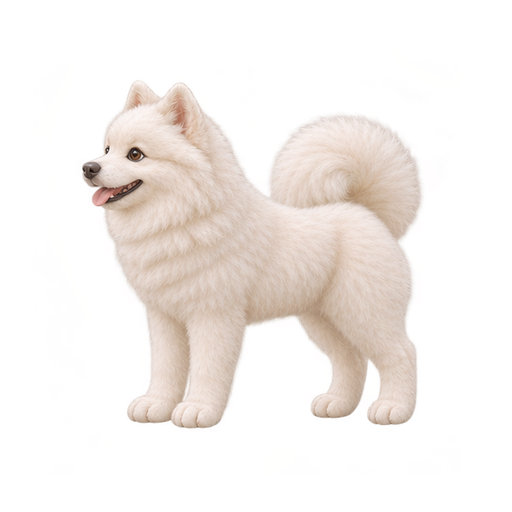
#> input picture art/live2d/review2/play/rig/Stand.png, 512 x 512 px, found by its file name
$ python volume_audit.py ../play/rig/Stand.png
#> lines starting #> are read from the running program, lines starting #| are printed output that depends on the picture; after the words box and inside, x2 and y2 are one past the last pixel; in counts of white or black regions, pixels touching at a corner belong together
### art/live2d/review2/gait/locomotion.py
"""Continuous side-view canine locomotion using the original stationary coat drawing."""

from pathlib import Path
from functools import lru_cache
import numpy as np
from PIL import Image
from scipy.interpolate import PchipInterpolator
import math, json, argparse, os
import moderngl

HERE = Path(__file__).resolve().parent
ROOT = Path(os.environ.get("CUTEDOG_GAIT_OUTPUT", HERE)).resolve()
ROOT.mkdir(parents=True, exist_ok=True)
SOURCE = next(
    v
    for v in (
        HERE.parents[1] / "poses/Stand.png",
        HERE.parents[1] / "live2d/poses/Stand.png",
    )
    if v.is_file()
)
SIZE = 512
FPS = 24


def smooth(lo, hi, x):
    t = np.clip((x - lo) / (hi - lo), 0, 1)
    return t * t * (3 - 2 * t)


def unit(t):
    return smooth(0, 1, t)


def B(t):
    return math.sin(math.pi * t) ** 2


def path(y, points):
    return np.interp(y, *np.asarray(points).T)


def curve(y, points):
    a = np.asarray(points)
    return PchipInterpolator(a[:, 0], a[:, 1])(np.clip(y, a[0, 0], a[-1, 0]))


def rgba_layer(a, mask):
    out = a.copy()
    out[:, :, 3] = np.rint(np.clip(mask, 0, 1) * a[:, :, 3]).astype("u1")
    return out


def layers():
    a = np.array(Image.open(SOURCE).convert("RGBA"))
#> a is the input picture: shape (512, 512, 4); mean R, G, B, A 124.1, 115.1, 108, 74.3
    y, x = np.mgrid[:512, :512]
    # Trace only occlusion boundaries inside the reference. All coat/face markings and visible paws come from the same drawing.
    fedge = curve(
        y,
        [
            (0, -10),
            (275, 99),
            (287, 123),
            (297, 140),
            (305, 151),
            (313, 169),
            (322, 180),
            (339, 185),
            (358, 189),
            (377, 190),
            (394, 187),
            (399, 184),
            (404, 177),
            (410, 173),
            (418, 170),
            (428, 172),
        ],
    )
    redge = curve(
        y,
        [
            (0, 260),
            (304, 286),
            (311, 305),
            (319, 329),
            (332, 344),
            (345, 355),
            (357, 366),
            (370, 377),
            (385, 380),
            (396, 378),
            (404, 372),
            (411, 368),
            (418, 367),
            (426, 371),
        ],
    )
    belly = curve(
        x,
        [
            (0, 325),
            (246, 325),
            (264, 320),
            (278, 317),
            (291, 315),
            (306, 314),
            (318, 316),
            (332, 321),
            (348, 335),
            (365, 353),
            (512, 370),
        ],
    )
    keep_fore = smooth(-1.65, 1.65, x - fedge)
    keep_hind = np.maximum.reduce(
        [
            smooth(-1.7, 1.7, x - redge),
            1 - smooth(-1.6, 1.6, y - belly),
            1 - smooth(261, 274, x),
        ]
    )
    coat = rgba_layer(a, keep_fore * keep_hind)
#> in rgba_layer, `out[:, :, 3] = np.rint(np.clip(mask, 0, 1) * a[:, :, 3]).astype("u1")`:
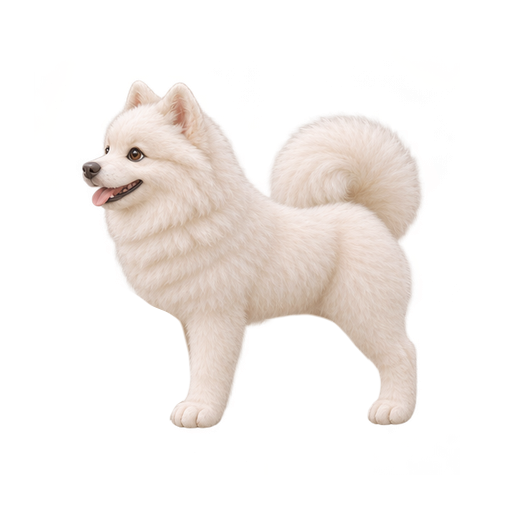
#> out: shape (512, 512, 4); 10.16% of pixels changed, all inside (x1, y1, x2, y2) = (34, 220, 382, 475); transparent parts drawn white
    # Far leg silhouettes extend several pixels beneath the opaque shoulder/haunch. Small feather distances retain guard hairs.
    fl = curve(
        y,
        [
            (0, 149),
            (242, 142),
            (261, 128),
            (282, 126),
            (299, 134),
            (319, 141),
            (337, 144),
            (377, 146),
            (392, 143),
            (400, 129),
            (409, 122),
            (429, 123),
        ],
    )
    fr = curve(
        y,
        [
            (0, 181),
            (243, 192),
            (269, 197),
            (295, 195),
            (320, 191),
            (352, 192),
            (374, 188),
            (391, 185),
            (398, 185),
            (405, 181),
            (412, 180),
            (417, 176),
            (421, 171),
            (426, 157),
        ],
    )
    # Reconstruct the right-hand edge of the far toes where a nearer foot concealed them.
    fbottom = curve(
        x,
        [
            (0, 405),
            (123, 409),
            (127, 415),
            (135, 420),
            (145, 422),
            (157, 423),
            (168, 421),
            (176, 417),
            (180, 413),
            (187, 404),
            (196, 392),
            (511, 391),
        ],
    )
    fbot = np.maximum(1 - smooth(390, 399, y), 1 - smooth(-0.65, 0.65, y - fbottom))
    far_f = rgba_layer(
        a,
        smooth(239, 259, y)
        * smooth(-1.3, 1.3, x - fl)
        * (1 - smooth(-1.35, 1.35, x - fr))
        * fbot,
    )
#> in rgba_layer (call 2), `out[:, :, 3] = np.rint(np.clip(mask, 0, 1) * a[:, :, 3]).astype("u1")`:
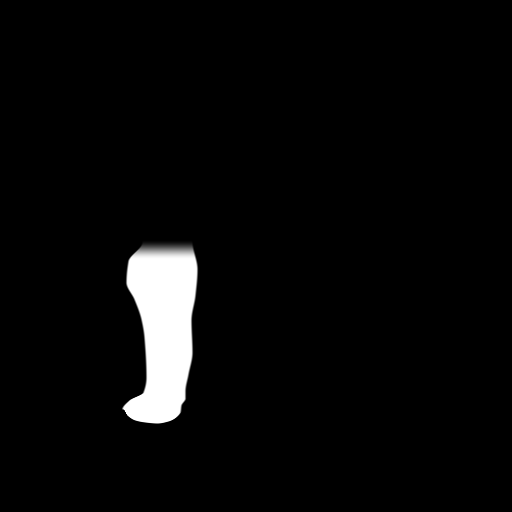
#> mask: shape (512, 512) float64; min 0, max 1, mean 0.0353
    hl = curve(
        y,
        [
            (0, 320),
            (238, 321),
            (265, 286),
            (284, 265),
            (296, 266),
            (305, 278),
            (314, 291),
            (324, 299),
            (332, 304),
            (348, 314),
            (374, 326),
            (390, 317),
            (403, 304),
            (429, 304),
        ],
    )
    # Keep the far thigh inside the anatomically visible shade, including at the back of its swing.
    # The broad bright tuft to the right of this edge belongs to the fixed near haunch.
    hr = curve(
        y,
        [
            (0, 361),
            (241, 361),
            (269, 358),
            (292, 349),
            (314, 343),
            (330, 346),
            (345, 355),
            (356, 364),
            (370, 368),
            (388, 364),
            (402, 359),
            (415, 350),
            (424, 336),
        ],
    )
    # Extend the hidden edge of the far thigh with the adjacent registered coat.
    # The source's composite belly contour would otherwise reappear inside the
    # uncovered thigh when the belly rises away from this overlap.
    hidden = a.copy()
    for row in range(287, 344):
        near = int(hl[row, 0])
        center = int(hr[row, 0])
        solid = np.flatnonzero(a[row, near + 1 : center, 3] >= 240)
        if solid.size == 0:
            continue
        first = near + 1 + int(solid[0])
        for col in range(near - 2, first + 1):
            weight = a[row, col, 3] / 255.0
            reflected = min(center, first + first - col)
            hidden[row, col, :3] = np.rint(
                weight * a[row, col, :3] + (1 - weight) * a[row, reflected, :3]
            )
            hidden[row, col, 3] = 255
#> this loop made 57 passes
#> first on passes 1 to 8: 266, 266, 266, 266, 266, 266, 266, 266
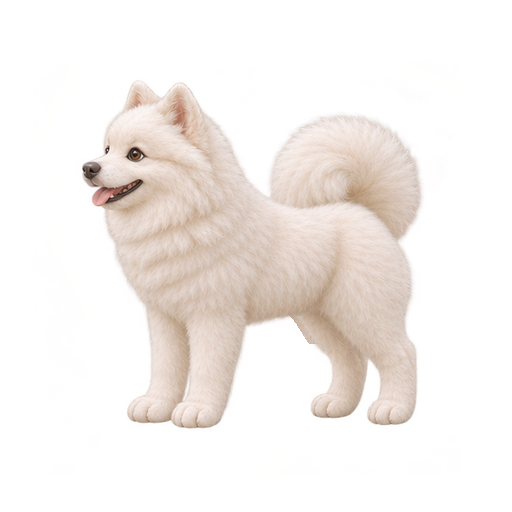
#> hidden: shape (512, 512, 4); 0.14% of pixels changed, all inside (x1, y1, x2, y2) = (263, 287, 318, 344); transparent parts drawn white
    far_h = rgba_layer(
        hidden,
        smooth(235, 262, y)
        * smooth(-1.4, 1.4, x - hl)
        * (1 - smooth(-1.4, 1.4, x - hr))
        * (1 - smooth(418, 423, y)),
    )
#> in smooth (call 12), `t = np.clip((x - lo) / (hi - lo), 0, 1)`:
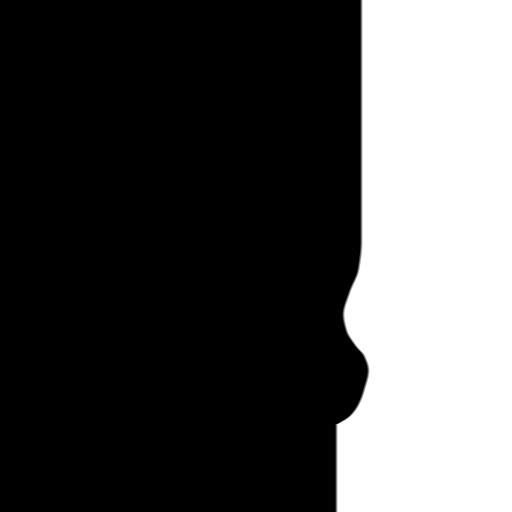
#> t: shape (512, 512) float64; min 0, max 1, mean 0.306
#> in smooth (call 13), `t = np.clip((x - lo) / (hi - lo), 0, 1)`:
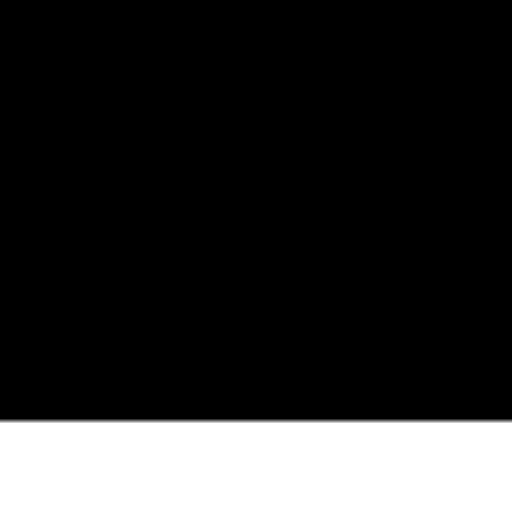
#> t: shape (512, 512) float64; min 0, max 1, mean 0.178
#> in rgba_layer (call 3), `out[:, :, 3] = np.rint(np.clip(mask, 0, 1) * a[:, :, 3]).astype("u1")`:
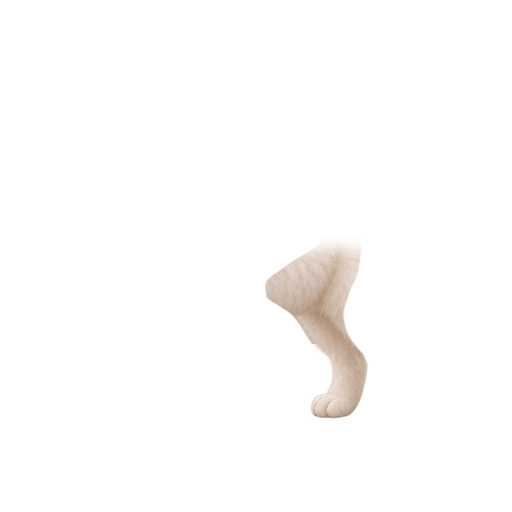
#> out: shape (512, 512, 4); mean R, G, B, A 124.1, 115.1, 108, 8.6; transparent parts drawn white
#> in rgba_layer (call 3), `out[:, :, 3] = np.rint(np.clip(mask, 0, 1) * a[:, :, 3]).astype("u1")`:
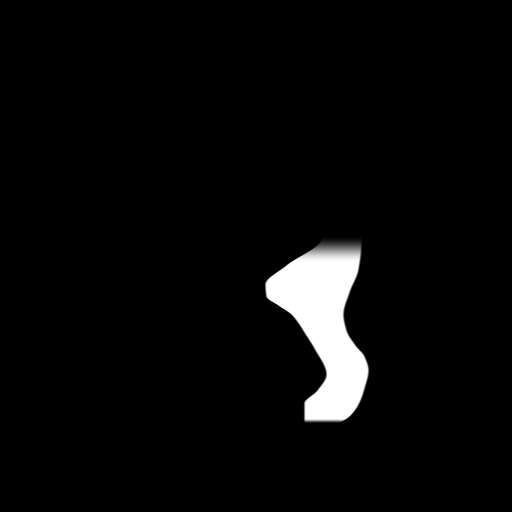
#> mask: shape (512, 512) float64; min 0, max 1, mean 0.0367
    # Distant limbs have their natural source shading; no per-frame opacity changes.
    return [far_h, far_f, coat], a


def z(x, y):
    return complex(x, y)


LEG = {
    # shoulder/hip, elbow/stifle, carpus/hock, sole center (including far-plane sole depth)
    "fn": (z(191, 267), z(222, 330), z(207, 391), z(195, 426)),
    "ff": (z(170, 263), z(184, 333), z(168, 390), z(151, 422)),
    "hn": (z(365, 260), z(345, 318), z(399, 365), z(389, 424)),
    "hf": (z(342, 260), z(315, 319), z(352, 363), z(334, 418)),
}
SPEC = {
    "walk": dict(
        N=24,
        D=78.0,
        d=0.64,
        lift=(15.0, 10.5),
        ph={"hn": 0.0, "fn": 0.235, "hf": 0.5, "ff": 0.735},
        centers=[192.0, 157.0, 381.0, 328.0],
    ),
    "trot": dict(
        N=16,
        D=88.0,
        d=0.57,
        lift=(18.0, 12.5),
        ph={"hn": 0.0, "ff": 0.015, "hf": 0.5, "fn": 0.515},
        centers=[192.0, 157.0, 381.0, 328.0],
    ),

}
NAMES = list(LEG)


# [54 lines left out: functions hermite, spline, target, body_state, not called in this run]


ZERO = {key: 0.0 for key in ("cx", "cy", "angle", "arch", "head", "tail")}


# [171 lines left out: functions neutral, sample, mix, bodymap, solve_leg, leg_profile and 2 more, not called in this run]


class Regularize:
    """Local/global 2-D as-rigid-as-possible relaxation on the connected source silhouette."""

    # [89 lines left out: functions __init__, calc, not called in this run]


class Renderer:
    def __init__(self):
        self.layers, self.original = layers()
#> self.layers = 3 items
        self.gl = moderngl.create_standalone_context()
        gl = self.gl
        self.fbo = gl.simple_framebuffer((SIZE, SIZE), components=4, dtype="f2")
        self.program = gl.program(
            vertex_shader="""#version 330
  in vec2 xy;in vec2 uv;out vec2 st;
  void main(){st=uv;gl_Position=vec4(xy/256.0-1.0,0,1);}
  """,
            fragment_shader="""#version 330
  in vec2 st;uniform sampler2D paint;out vec4 pixel;void main(){pixel=texture(paint,st);}
  """,
        )
        coords = np.arange(0, 513, 4)
        yy, xx = np.meshgrid(coords, coords, indexing="ij")
        self.P = (xx + 1j * yy).ravel()
        self.reg = [Regularize(plate, self.P, len(coords)) for plate in self.layers]
        uv = np.column_stack([xx.ravel(), yy.ravel()]).astype("f4")
        self.gpos = gl.buffer(reserve=uv.nbytes)
        index = np.arange(len(self.P), dtype="i4").reshape(xx.shape)
        a = index[:-1, :-1].ravel()
        b = index[:-1, 1:].ravel()
        c = index[1:, :-1].ravel()
        d = index[1:, 1:].ravel()
        idx = np.column_stack((a, b, c, b, d, c)).astype("i4")
        self.vao = gl.vertex_array(
            self.program,
            [(self.gpos, "2f", "xy"), (gl.buffer((uv / 512).tobytes()), "2f", "uv")],
            gl.buffer(idx.tobytes()),
        )
        self.tex = []
        for plate in self.layers:
            color = np.asarray(plate, dtype="f4") / 255
            color[:, :, :3] *= color[:, :, 3:]
            tex = gl.texture((512, 512), 4, color.astype("f2").tobytes(), dtype="f2")
            tex.filter = (moderngl.LINEAR, moderngl.LINEAR)
            tex.repeat_x = False
            tex.repeat_y = False
            self.tex.append(tex)
        self.gl.blend_func = moderngl.ONE, moderngl.ONE_MINUS_SRC_ALPHA

    # [34 lines left out: functions geometry, render, not called in this run]


def loop(g):
    n = SPEC[g]["N"]
    return [sample(g, i / n) for i in range(n + 1)], [SPEC[g]["D"] / n] * n


# [418 lines left out: functions change, stabilize, staged, hop, recovery, pause_action and 4 more, not called in this run]


# [2 lines that do not run on import are left out]

### art/live2d/review2/gait/volume_audit.py
"""Measure final deformed, visible material in both hind limbs and the painted soles."""

import numpy as np, json
from locomotion import ROOT, Renderer, clips, LEG, solve_leg, FPS


def lengths(v):
    return np.abs(np.diff(v))


# [7 lines left out: function positions, not called in this run]


def flatten(z):
    return np.concatenate(z) if z else np.empty(0)


def bounds(v):
    return [round(float(np.min(v)), 5), round(float(np.max(v)), 5)]


def audit(names):
    rig = Renderer()
    states = clips()
    P = rig.P
    spacing = 4
    side = int(np.sqrt(len(P)))
    y, x = np.mgrid[:512:4, :512:4]
    result = {}
    for name, (frames, travel) in states.items():
        if names and name not in names:
            continue
        rec = {
            k: {
                "length": [],
                "width": [],
                "corejac": [],
                "shaftArea": [],
                "shaftS": [],
                "solejac": [],
                "soles": [],
                "maxDisplacement": [],
                "centerCoreLength": [],
                "patchArea": [],
                "rearBounds": [],
                "kneeReach": [],
                "scapula": [],
                "silWidth": [],
                "ribArc": [],
                "rigidPadMaterialChord": [],
                "skinJointChord": [],
                "ankleArea": [],
                "ankleSingular": [],
            }
            for k in LEG
        }
        support = []
        for i, state in enumerate(frames):
            xyz = rig.geometry(state)
            support.append(
                sum(LEG[k][-1].imag - state["legs"][k][0].imag < 0.21 for k in LEG)
            )
            for k, texture in [("hf", 0), ("ff", 1), ("hn", 2), ("fn", 2)]:
                r = rec[k]
                leg = LEG[k]
                J, _ = solve_leg(k, state["legs"][k], state["b"])
                r["length"].append(np.max(np.abs(lengths(J) - lengths(leg))))
                r["maxDisplacement"].append(J[-1].real - leg[-1].real)
                from locomotion import bodymap

                r["scapula"].append(abs(J[0] - bodymap(leg[0], state["b"])))
                r["kneeReach"].append(J[1].real - leg[1].real)
                z = xyz[texture].reshape(side, side)
                a = z[:-1, :-1]
                from locomotion import leg_profile

                mid0, rad = leg_profile(k)
                yy = np.arange(340, 405, 4, dtype=int)
                center = mid0[yy] + 1j * yy
                left = positions(z, center - rad[yy])
                right = positions(z, center + rad[yy])
                r["silWidth"].append(abs(right - left) / (2 * rad[yy]))
                cc = positions(z, center)
                r["ribArc"].append(float(lengths(cc).sum() / lengths(center).sum()))
                material = positions(z, np.asarray(LEG[k]))
                r["skinJointChord"].append(lengths(material) / lengths(LEG[k]))

                vx = (z[:-1, 1:] - a) / spacing
                vy = (z[1:, :-1] - a) / spacing
                det = (np.conj(vx) * vy).imag
                trace = np.abs(vx) ** 2 + np.abs(vy) ** 2
                big = np.sqrt(
                    (trace + np.sqrt(np.maximum(0, trace**2 - 4 * det**2))) * 0.5
                )
                small = np.abs(det) / np.maximum(big, 1e-8)
                alpha = rig.layers[texture][:, :, 3]
                vis = alpha[(y + 2).clip(0, 511), (x + 2).clip(0, 511)] > 180
                if k == "hn":
                    vis &= x > 273
                if k == "fn":
                    vis &= x < 258
                lo = 338 if k in ("hn", "fn") else 331
                lower = vis & (y >= lo) & (y <= leg[-1].imag - 7)
                r["width"].append(np.abs(vx[lower]))
                r["shaftArea"].append(det[lower])
                r["shaftS"].append(np.c_[small[lower], big[lower]])
                r["patchArea"].append(np.mean(det[lower]))
                # Two rigid cores straddling the hock, ignoring their curved crease; sole includes all opaque pad centers.
                sole = vis & (y >= leg[-1].imag - 20)
                ankle = (
                    vis
                    & (y >= max(368, leg[2].imag + 3 if k[0] == "h" else 378))
                    & (y < leg[-1].imag - 16)
                )
                r["ankleArea"].append(det[ankle])
                r["ankleSingular"].append(np.c_[small[ankle], big[ankle]])
                r["solejac"].append(det[sole])
                r["soles"].append(np.c_[small[sole], big[sole]])
                band = (
                    lower
                    & ((y + 4 < leg[2].imag - 15) | (y > leg[2].imag + 15))
                    & (y < leg[-1].imag - 42)
                )
                if np.any(band):
                    r["corejac"].append(det[band])
        legs = {}
        for k, r in rec.items():
            width = flatten(r["width"])
            shaft = flatten(r["shaftArea"])
            core = flatten(r["corejac"])
            sole = flatten(r["solejac"])
            sols = np.concatenate(r["soles"])
            ss = np.concatenate(r["shaftS"])
            legs[k] = dict(
                maxBoneLengthErrorPx=round(max(r["length"]), 10),
                rigidAnkleAreaRange=bounds(flatten(r["ankleArea"])),
                rigidAnkleSingularMinMax=bounds(np.concatenate(r["ankleSingular"])),
                distalIndividualUVEdgeScale=bounds(width),
                distalFullSilhouetteWidthRatio=bounds(flatten(r["silWidth"])),
                distalFurCenterlineArcLengthRatio=bounds(r["ribArc"]),
                materialJointChordMin=np.min(r["skinJointChord"], axis=0)
                .round(5)
                .tolist(),
                materialJointChordMax=np.max(r["skinJointChord"], axis=0)
                .round(5)
                .tolist(),
                materialPatchAreaFractionRange=bounds(r["patchArea"]),
                distalTriangleAreaMinMax=bounds(shaft),
                distalTriangleAreaP02P98=np.percentile(shaft, [2, 98])
                .round(5)
                .tolist(),
                shaftSingularMinMax=bounds(ss),
                shaftCoreTriangleAreaRange=bounds(core) if len(core) else None,
                pawAreaRange=bounds(sole),
                pawSingularMinMax=bounds(sols),
                foreAftToeRangePx=bounds(r["maxDisplacement"]),
                stifleOrElbowXRangePx=bounds(r["kneeReach"]),
                maxHipOrScapulaGlidePx=round(max(r["scapula"]), 3),
            )
        if name in ("walk", "trot", "chase") and min(support) < 2:
            raise AssertionError((name, "missing grounded pair"))
        for k, metrics in legs.items():
            for size in (
                "rigidAnkleAreaRange",
                "rigidAnkleSingularMinMax",
                "pawAreaRange",
                "pawSingularMinMax",
            ):
                if max(abs(v - 1.0) for v in metrics[size]) > 0.0001:
                    raise AssertionError((name, k, size, metrics[size]))
            if (
                metrics["maxBoneLengthErrorPx"] > 1e-7
                or min(metrics["distalTriangleAreaMinMax"]) <= 0
            ):
                raise AssertionError((name, k, "length/fold"))
            for dimension in (
                "distalFullSilhouetteWidthRatio",
                "distalFurCenterlineArcLengthRatio",
            ):
                if max(abs(v - 1.0) for v in metrics[dimension]) > 0.003:
                    raise AssertionError((name, k, dimension, metrics[dimension]))
        result[name] = dict(
            frames=len(frames),
            supportCountRange=[min(support), max(support)],
            flightFrames=sum(s == 0 for s in support),
            legs=legs,
        )
        print(
            name,
            "ground",
            min(support),
            "hf width/area/local",
            legs["hf"]["distalFullSilhouetteWidthRatio"],
            legs["hf"]["materialPatchAreaFractionRange"],
            legs["hf"]["distalTriangleAreaP02P98"],
            "bounds",
            legs["hf"]["foreAftToeRangePx"],
            flush=True,
        )
    report = {
        "fps": FPS,
        "units": "source 512 × 512 pixels",
        "procedure": "Length is measured on all three solved segments. Material statistics come from the renderer’s final deformed UV mesh after body relaxation, on original visible opaque texels (alpha > 180). The reference row’s silhouette endpoints verify full fur width. Individual UV edge scale measures redistribution within that row. The measured fur-centerline arc follows the same painted points after deformation. The signed determinant of the actual mesh measures local area; aggregated determinant across the whole marked patch measures apparent size independent of occlusion. Paw singular values measure shape and scale. The exact right-facing reflection has identical lengths, areas and singular values.",
        "clips": result,
    }
    (ROOT / "limb-metrics.json").write_text(json.dumps(report, indent=1))


if __name__ == "__main__":
    import sys

    audit(sys.argv[1:])
#> (the call stopped at in __init__, `self.gl = moderngl.create_standalone_context()`: moderngl is not available in this run)
